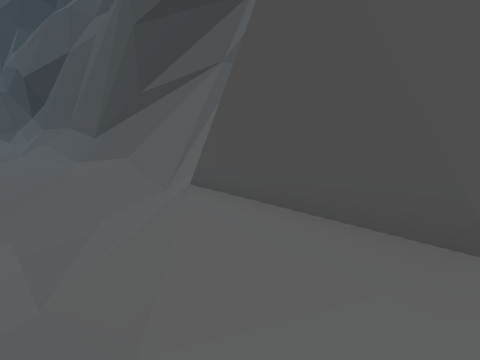
View 1 (above)

15 first-person views from a walk through a Unity game level. The camera is 1.3 m above the floor, tilts 14° down and sees 85° across. The floor is counted in squares, 0.5 m on a side. Each view is taken from the middle of a square. On the plan, view 1 faces up. The plan holds only what a view shows up to about 18 squares ahead; the rest is blank. The place goes on beyond the plan. The player is left out.

View 2
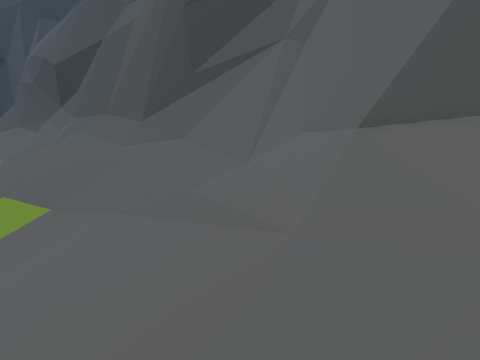

View 3
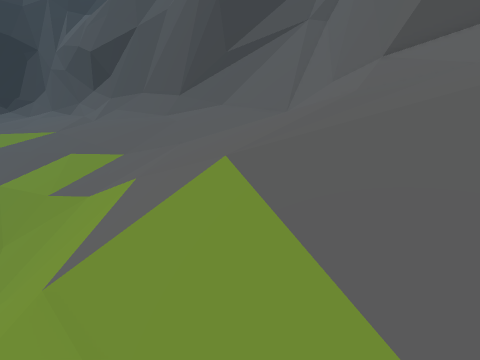

View 4
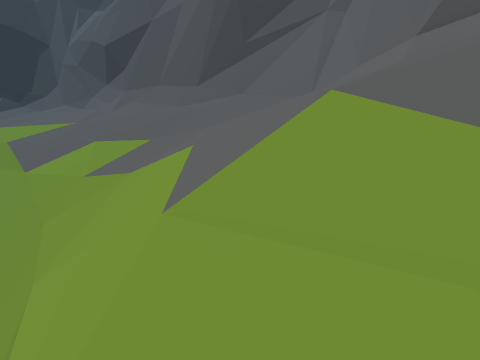

View 5
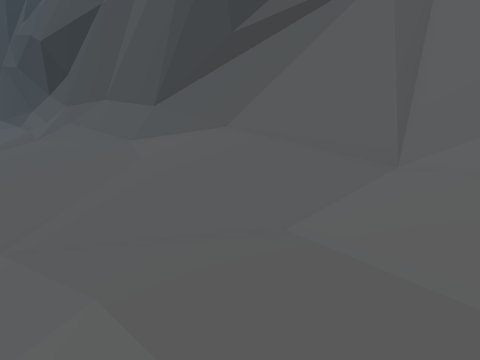

View 6
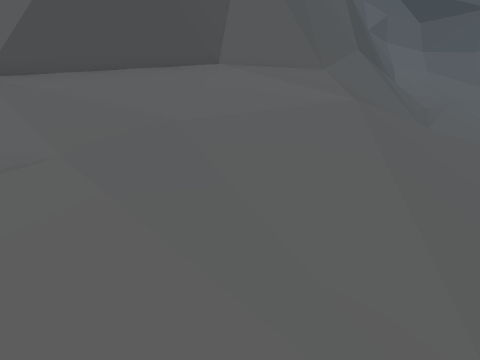

View 7
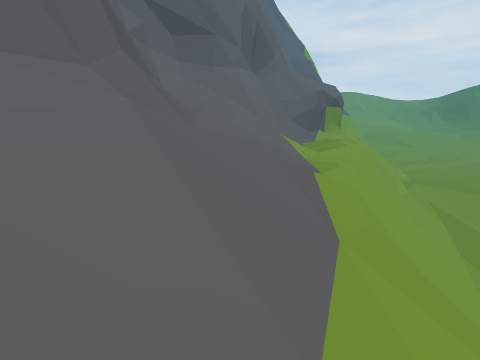

View 8
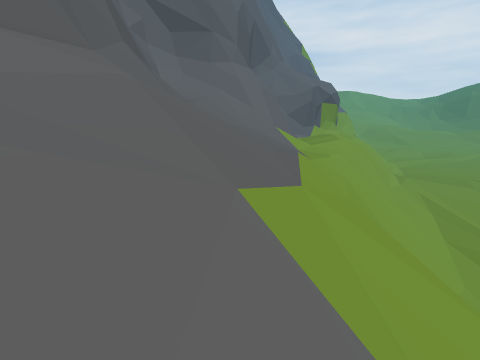

View 9
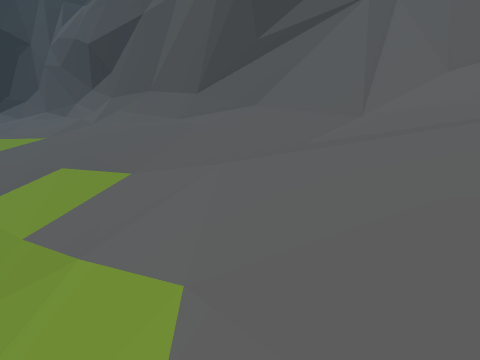

View 10
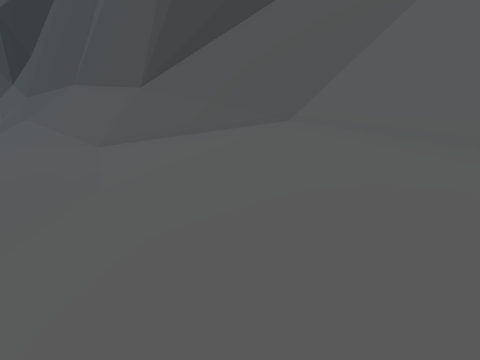

View 11
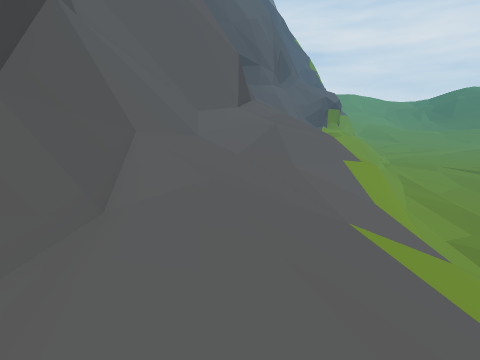

View 12
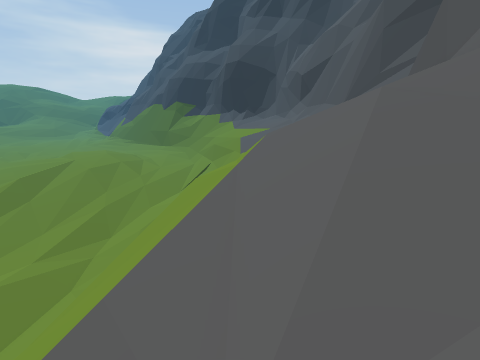

View 13
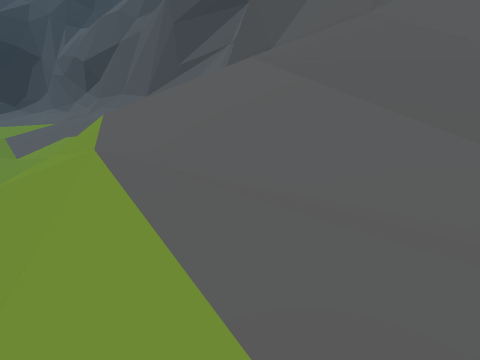

View 14
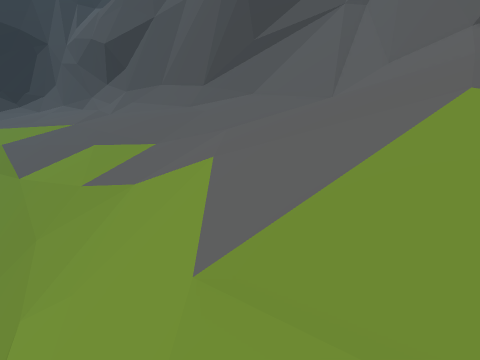

View 15
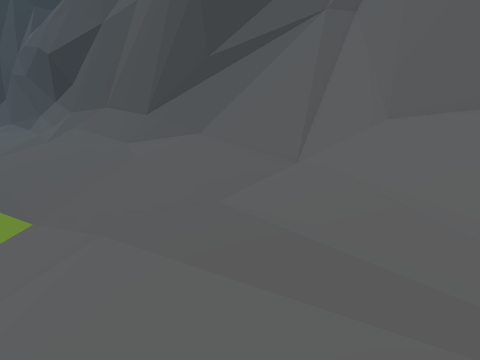

### Floor plan
Key: @ floor where view 1 was taken; # wall or solid block; . main floor; : floor 0.25 m higher than the main floor; - floor 0.25 m lower than the main floor; + floor 0.5 m higher than the main floor; _ floor 0.5 m lower than the main floor; * floor 0.75 m higher than the main floor; < floor 0.75 m lower than the main floor; % floor 1 m higher than the main floor; ( floor 1 m lower than the main floor; ! floor 4 m lower than the main floor; / step, stairs or slope; = window, fence, low wall or low ledge; ^ raised ledge; v drop or lower ground.
Columns run from 22 left of view 1 to 5 right of it. Each row starts with its distance up from view 1.
 28 ..:/=^##
 27  ..::#=####
 26 ....::#==####
 25 /....::/#=^####
 24 ///...:///#=^###
 23 /////..//// ==###
 22 /////////////#^##
 21 //////////////=^##
 20 //////////////#=###
 19 ///////////////#=###
 18 ////////////////=^##
 17 //////////////// =^##
 16 /////////////////#=###
 15 ///////(<<_//////+===#
 14 ////////<___-..////==#
 13 //////////__-../////=#
 12 ///////////-....////=#
 11 ////////////....////=#
 10 /////////////..:////=#
  9 //////////////:::////#
  8 ///////////////:+////##
  7 v///////////////+////##
  6 v!////////////////////#
  5  v////////////////////##
  4   v////////////////////##
  3   vv///////////////////###
  2    vv//////////////%////=##
  1     v////////////*///////=#
  0      v////////////////@//#=#
 -1       v///////////////////##
 -2        v///////////////////=
 -3          ///////////////////
 -4           //////////////////
 -5            /////////////////
 -6            /////////////////
 -7            /////////////////
 -8             ////////////////
 -9              ///////////////
-10              //////_////////
-11               //////_///////
-12                //////_//////
-13                 /////<_/////
-14                 //////<_////
-15                  //////__///
-16                   /////<_/
-17                   //////   /

Where each view was taken, in squares from view 1:
view 1: 0 up, 0 right, facing up
view 2: 0 up, 5 left, facing up
view 3: 5 down, 8 left, facing up
view 4: 6 down, 10 left, facing up
view 5: 8 up, 9 left, facing up
view 6: 1 up, 9 left, facing right
view 7: 1 up, 9 left, facing down-right
view 8: 2 up, 11 left, facing down-right
view 9: 1 up, 11 left, facing up
view 10: 16 up, 11 left, facing up
view 11: 28 up, 22 left, facing down-right
view 12: 17 down, 5 right, facing up-left
view 13: 17 down, 0 right, facing up
view 14: 4 down, 11 left, facing up
view 15: 4 up, 7 left, facing up
